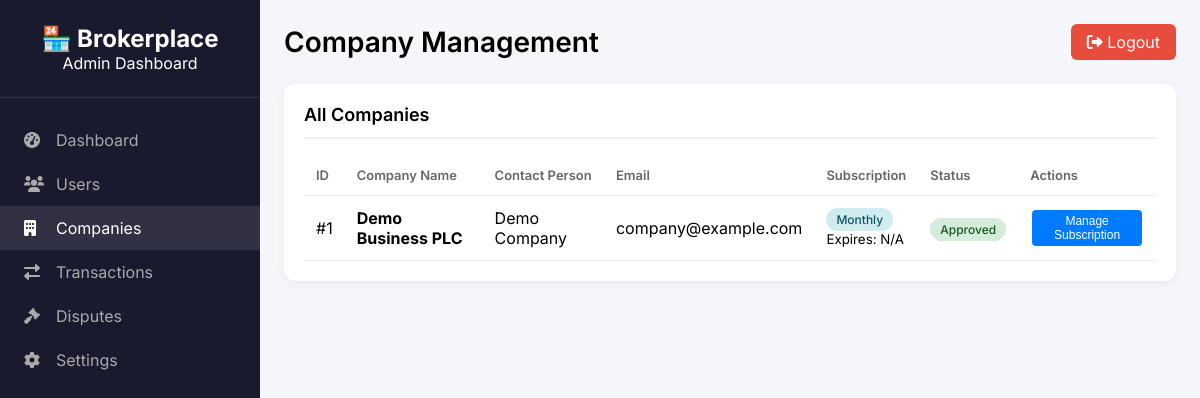
Screenshot of /admin/companies.php (signed in) with the database file from the repository.
### tables this page shows
CREATE TABLE companies (
    id INT AUTO_INCREMENT PRIMARY KEY,
    user_id INT NOT NULL,
    business_name VARCHAR(150) NOT NULL,
    tax_id VARCHAR(50),
    business_license VARCHAR(255),
    subscription_plan ENUM('monthly', 'yearly', 'none') DEFAULT 'none',
    subscription_expiry DATE,
    subscription_amount DECIMAL(10,2),
    is_approved BOOLEAN DEFAULT FALSE,
    created_at TIMESTAMP DEFAULT CURRENT_TIMESTAMP,
    FOREIGN KEY (user_id) REFERENCES users(id) ON DELETE CASCADE,
    INDEX idx_user_id (user_id),
    INDEX idx_subscription_expiry (subscription_expiry)
);

CREATE TABLE users (
    id INT AUTO_INCREMENT PRIMARY KEY,
    full_name VARCHAR(100) NOT NULL,
    email VARCHAR(100) UNIQUE NOT NULL,
    password_hash VARCHAR(255) NOT NULL,
    phone VARCHAR(20),
    role ENUM('admin', 'user', 'company') DEFAULT 'user',
    balance DECIMAL(12,2) DEFAULT 0.00,
    escrow_held DECIMAL(12,2) DEFAULT 0.00,
    is_verified BOOLEAN DEFAULT FALSE,
    is_suspended BOOLEAN DEFAULT FALSE,
    kyc_document VARCHAR(255),
    email_verified BOOLEAN DEFAULT FALSE,
    verification_token VARCHAR(100),
    reset_token VARCHAR(100),
    reset_expires DATETIME,
    created_at TIMESTAMP DEFAULT CURRENT_TIMESTAMP,
    updated_at TIMESTAMP DEFAULT CURRENT_TIMESTAMP ON UPDATE CURRENT_TIMESTAMP,
    INDEX idx_email (email),
    INDEX idx_role (role),
    INDEX idx_verification_token (verification_token)
);

### admin/companies.php (the view, shortened to what this page needs)
<?php
$conn = getDbConnection();
$sql = "SELECT c.*, u.full_name, u.email, u.phone, u.is_verified
        FROM companies c
        JOIN users u ON c.user_id = u.id
        ORDER BY c.created_at DESC";
$companies = $conn->query($sql);
?>
<!DOCTYPE html>
<html lang="en">
<head>
    <link rel="stylesheet" href="https://cdnjs.cloudflare.com/ajax/libs/font-awesome/6.0.0/css/all.min.css">
</head>
<body>
    <div class="admin-wrapper">
        <div class="sidebar">
            <div class="sidebar-header">
                <h2>🏪 Brokerplace</h2>
                <p>Admin Dashboard</p>
            </div>
            <ul class="nav-menu">
                <li class="nav-item" onclick="location.href='dashboard.php'"><i class="fas fa-tachometer-alt"></i> Dashboard</li>
                <li class="nav-item" onclick="location.href='users.php'"><i class="fas fa-users"></i> Users</li>
                <li class="nav-item active"><i class="fas fa-building"></i> Companies</li>
                <li class="nav-item" onclick="location.href='transactions.php'"><i class="fas fa-exchange-alt"></i> Transactions</li>
                <li class="nav-item" onclick="location.href='disputes.php'"><i class="fas fa-gavel"></i> Disputes</li>
                <li class="nav-item" onclick="location.href='settings.php'"><i class="fas fa-cog"></i> Settings</li>
            </ul>
        </div>
        <div class="main-content">
            <div class="top-header">
                <h1 class="page-title">Company Management</h1>
                <a href="logout.php" class="logout-btn"><i class="fas fa-sign-out-alt"></i> Logout</a>
            </div>
            <div class="section">
                <div class="section-title">All Companies</div>
                <div style="overflow-x: auto;">
                    <table>
                        <thead>
                            <tr><th>ID</th><th>Company Name</th><th>Contact Person</th><th>Email</th><th>Subscription</th><th>Status</th><th>Actions</th></tr>
                        </thead>
                        <tbody>
                            <?php while($row = $companies->fetch_assoc()): ?>
                                <tr>
                                    <td>#<?php echo $row['id']; ?></td>
                                    <td><strong><?php echo htmlspecialchars($row['business_name']); ?></strong></td>
                                    <td><?php echo htmlspecialchars($row['full_name']); ?></td>
                                    <td><?php echo htmlspecialchars($row['email']); ?></td>
                                    <td>
                                        <span class="badge badge-info"><?php echo ucfirst($row['subscription_plan']); ?></span><br>
                                        <small>Expires: <?php echo $row['subscription_expiry'] ?? 'N/A'; ?></small>
                                    </td>
                                    <td>
                                        <?php if ($row['is_approved']): ?>
                                            <span class="badge badge-success">Approved</span>
                                        <?php else: ?>
                                            <span class="badge badge-warning">Pending</span>
                                        <?php endif; ?>
                                    </td>
                                    <td>
                                        <button onclick="openSubscriptionModal(<?php echo $row['id']; ?>)" class="btn-sm btn-edit">Manage Subscription</button>
                                    </td>
                                </tr>
                            <?php endwhile; ?>
                        </tbody>
                    </table>
                </div>
            </div>
        </div>
    </div>
</body>
</html>

### admin/companies.php (style rules this page uses)
* { margin: 0; padding: 0; box-sizing: border-box; }
body { font-family: 'Inter', sans-serif; background: #f5f6fa; }
.sidebar { width: 260px; background: #1a1a2e; color: white; height: 100vh; position: fixed; }
.sidebar-header { padding: 24px; text-align: center; border-bottom: 1px solid rgba(255,255,255,0.1); }
.nav-menu { list-style: none; padding: 20px 0; }
.nav-item { padding: 12px 24px; display: flex; align-items: center; gap: 12px; color: #aaa; cursor: pointer; transition: all 0.3s; }
.nav-item:hover, .nav-item.active { background: rgba(255,255,255,0.1); color: white; }
.nav-item i { width: 20px; }
.main-content { margin-left: 260px; padding: 24px; }
.top-header { display: flex; justify-content: space-between; align-items: center; margin-bottom: 24px; }
.page-title { font-size: 28px; font-weight: 600; }
.logout-btn { padding: 8px 16px; background: #e74c3c; color: white; border-radius: 6px; text-decoration: none; }
.section { background: white; border-radius: 12px; padding: 20px; margin-bottom: 24px; box-shadow: 0 2px 10px rgba(0,0,0,0.05); }
.section-title { font-size: 18px; font-weight: 600; margin-bottom: 16px; padding-bottom: 12px; border-bottom: 2px solid #f0f0f0; }
table { width: 100%; border-collapse: collapse; }
th, td { padding: 12px; text-align: left; border-bottom: 1px solid #eee; }
th { font-weight: 600; color: #666; font-size: 13px; }
.badge { padding: 4px 10px; border-radius: 20px; font-size: 12px; font-weight: 500; }
.badge-success { background: #d4edda; color: #155724; }
.badge-info { background: #d1ecf1; color: #0c5460; }
.btn-sm { padding: 4px 10px; font-size: 12px; border-radius: 4px; border: none; cursor: pointer; margin: 2px; }
.btn-edit { background: #007bff; color: white; }

### rows the page displays
companies: id "1", business_name "Demo Business PLC", user.full_name "Demo Company", user.email "company@example.com", subscription_plan "Monthly", subscription_expiry "N/A", is_approved "Approved"
